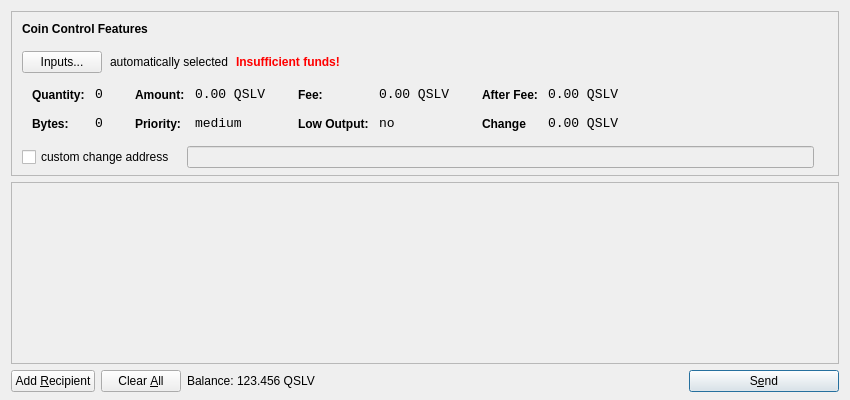
<?xml version="1.0" encoding="UTF-8"?>
<ui version="4.0">
 <class>SendCoinsDialog</class>
 <widget class="QDialog" name="SendCoinsDialog">
  <property name="geometry">
   <rect>
    <x>0</x>
    <y>0</y>
    <width>850</width>
    <height>400</height>
   </rect>
  </property>
  <property name="windowTitle">
   <string>Send Coins</string>
  </property>
  <layout class="QVBoxLayout" name="verticalLayout" stretch="0,1,0">
   <property name="bottomMargin">
    <number>8</number>
   </property>
   <item>
    <widget class="QFrame" name="frameCoinControl">
     <property name="sizePolicy">
      <sizepolicy hsizetype="Expanding" vsizetype="Expanding">
       <horstretch>0</horstretch>
       <verstretch>0</verstretch>
      </sizepolicy>
     </property>
     <property name="maximumSize">
      <size>
       <width>16777215</width>
       <height>16777215</height>
      </size>
     </property>
     <property name="frameShape">
      <enum>QFrame::StyledPanel</enum>
     </property>
     <property name="frameShadow">
      <enum>QFrame::Sunken</enum>
     </property>
     <layout class="QVBoxLayout" name="verticalLayoutCoinControl2">
      <property name="spacing">
       <number>-1</number>
      </property>
      <property name="leftMargin">
       <number>0</number>
      </property>
      <property name="topMargin">
       <number>0</number>
      </property>
      <property name="rightMargin">
       <number>0</number>
      </property>
      <property name="bottomMargin">
       <number>6</number>
      </property>
      <item>
       <layout class="QVBoxLayout" name="verticalLayoutCoinControl" stretch="0,0,0,0,1">
        <property name="spacing">
         <number>0</number>
        </property>
        <property name="leftMargin">
         <number>10</number>
        </property>
        <property name="topMargin">
         <number>10</number>
        </property>
        <item>
         <layout class="QHBoxLayout" name="horizontalLayoutCoinControl1">
          <property name="bottomMargin">
           <number>15</number>
          </property>
          <item>
           <widget class="QLabel" name="labelCoinControlFeatures">
            <property name="sizePolicy">
             <sizepolicy hsizetype="Preferred" vsizetype="Maximum">
              <horstretch>0</horstretch>
              <verstretch>0</verstretch>
             </sizepolicy>
            </property>
            <property name="font">
             <font>
              <weight>75</weight>
              <bold>true</bold>
             </font>
            </property>
            <property name="styleSheet">
             <string notr="true">font-weight:bold;</string>
            </property>
            <property name="text">
             <string>Coin Control Features</string>
            </property>
           </widget>
          </item>
         </layout>
        </item>
        <item>
         <layout class="QHBoxLayout" name="horizontalLayoutCoinControl2" stretch="0,0,0,0">
          <property name="spacing">
           <number>8</number>
          </property>
          <property name="bottomMargin">
           <number>10</number>
          </property>
          <item>
           <widget class="QPushButton" name="pushButtonCoinControl">
            <property name="styleSheet">
             <string notr="true"/>
            </property>
            <property name="text">
             <string>Inputs...</string>
            </property>
           </widget>
          </item>
          <item>
           <widget class="QLabel" name="labelCoinControlAutomaticallySelected">
            <property name="text">
             <string>automatically selected</string>
            </property>
            <property name="margin">
             <number>5</number>
            </property>
           </widget>
          </item>
          <item>
           <widget class="QLabel" name="labelCoinControlInsuffFunds">
            <property name="font">
             <font>
              <weight>75</weight>
              <bold>true</bold>
             </font>
            </property>
            <property name="styleSheet">
             <string notr="true">color:red;font-weight:bold;</string>
            </property>
            <property name="text">
             <string>Insufficient funds!</string>
            </property>
            <property name="margin">
             <number>5</number>
            </property>
           </widget>
          </item>
          <item>
           <spacer name="horizontalSpacerCoinControl">
            <property name="orientation">
             <enum>Qt::Horizontal</enum>
            </property>
            <property name="sizeHint" stdset="0">
             <size>
              <width>40</width>
              <height>1</height>
             </size>
            </property>
           </spacer>
          </item>
         </layout>
        </item>
        <item>
         <widget class="QWidget" name="widgetCoinControl" native="true">
          <property name="sizePolicy">
           <sizepolicy hsizetype="Preferred" vsizetype="Preferred">
            <horstretch>0</horstretch>
            <verstretch>0</verstretch>
           </sizepolicy>
          </property>
          <property name="minimumSize">
           <size>
            <width>0</width>
            <height>0</height>
           </size>
          </property>
          <property name="styleSheet">
           <string notr="true"/>
          </property>
          <layout class="QHBoxLayout" name="horizontalLayoutCoinControl5">
           <property name="margin">
            <number>0</number>
           </property>
           <item>
            <layout class="QHBoxLayout" name="horizontalLayoutCoinControl3" stretch="0,0,0,1">
             <property name="spacing">
              <number>20</number>
             </property>
             <property name="topMargin">
              <number>0</number>
             </property>
             <property name="bottomMargin">
              <number>10</number>
             </property>
             <item>
              <layout class="QFormLayout" name="formLayoutCoinControl1">
               <property name="horizontalSpacing">
                <number>10</number>
               </property>
               <property name="verticalSpacing">
                <number>14</number>
               </property>
               <property name="leftMargin">
                <number>10</number>
               </property>
               <property name="topMargin">
                <number>4</number>
               </property>
               <property name="rightMargin">
                <number>6</number>
               </property>
               <item row="0" column="0">
                <widget class="QLabel" name="labelCoinControlQuantityText">
                 <property name="styleSheet">
                  <string notr="true">font-weight:bold;</string>
                 </property>
                 <property name="text">
                  <string>Quantity:</string>
                 </property>
                 <property name="margin">
                  <number>0</number>
                 </property>
                </widget>
               </item>
               <item row="0" column="1">
                <widget class="QLabel" name="labelCoinControlQuantity">
                 <property name="font">
                  <font>
                   <family>Monospace</family>
                   <pointsize>10</pointsize>
                  </font>
                 </property>
                 <property name="cursor">
                  <cursorShape>IBeamCursor</cursorShape>
                 </property>
                 <property name="contextMenuPolicy">
                  <enum>Qt::ActionsContextMenu</enum>
                 </property>
                 <property name="text">
                  <string>0</string>
                 </property>
                 <property name="margin">
                  <number>0</number>
                 </property>
                 <property name="textInteractionFlags">
                  <set>Qt::LinksAccessibleByMouse|Qt::TextSelectableByKeyboard|Qt::TextSelectableByMouse</set>
                 </property>
                </widget>
               </item>
               <item row="1" column="0">
                <widget class="QLabel" name="labelCoinControlBytesText">
                 <property name="styleSheet">
                  <string notr="true">font-weight:bold;</string>
                 </property>
                 <property name="text">
                  <string>Bytes:</string>
                 </property>
                </widget>
               </item>
               <item row="1" column="1">
                <widget class="QLabel" name="labelCoinControlBytes">
                 <property name="font">
                  <font>
                   <family>Monospace</family>
                   <pointsize>10</pointsize>
                  </font>
                 </property>
                 <property name="cursor">
                  <cursorShape>IBeamCursor</cursorShape>
                 </property>
                 <property name="contextMenuPolicy">
                  <enum>Qt::ActionsContextMenu</enum>
                 </property>
                 <property name="text">
                  <string>0</string>
                 </property>
                 <property name="textInteractionFlags">
                  <set>Qt::LinksAccessibleByMouse|Qt::TextSelectableByKeyboard|Qt::TextSelectableByMouse</set>
                 </property>
                </widget>
               </item>
              </layout>
             </item>
             <item>
              <layout class="QFormLayout" name="formLayoutCoinControl2">
               <property name="horizontalSpacing">
                <number>10</number>
               </property>
               <property name="verticalSpacing">
                <number>14</number>
               </property>
               <property name="leftMargin">
                <number>6</number>
               </property>
               <property name="topMargin">
                <number>4</number>
               </property>
               <property name="rightMargin">
                <number>6</number>
               </property>
               <item row="0" column="0">
                <widget class="QLabel" name="labelCoinControlAmountText">
                 <property name="styleSheet">
                  <string notr="true">font-weight:bold;</string>
                 </property>
                 <property name="text">
                  <string>Amount:</string>
                 </property>
                 <property name="margin">
                  <number>0</number>
                 </property>
                </widget>
               </item>
               <item row="0" column="1">
                <widget class="QLabel" name="labelCoinControlAmount">
                 <property name="font">
                  <font>
                   <family>Monospace</family>
                   <pointsize>10</pointsize>
                  </font>
                 </property>
                 <property name="cursor">
                  <cursorShape>IBeamCursor</cursorShape>
                 </property>
                 <property name="contextMenuPolicy">
                  <enum>Qt::ActionsContextMenu</enum>
                 </property>
                 <property name="text">
                  <string>0.00 QSLV</string>
                 </property>
                 <property name="textInteractionFlags">
                  <set>Qt::LinksAccessibleByMouse|Qt::TextSelectableByKeyboard|Qt::TextSelectableByMouse</set>
                 </property>
                </widget>
               </item>
               <item row="1" column="0">
                <widget class="QLabel" name="labelCoinControlPriorityText">
                 <property name="styleSheet">
                  <string notr="true">font-weight:bold;</string>
                 </property>
                 <property name="text">
                  <string>Priority:</string>
                 </property>
                </widget>
               </item>
               <item row="1" column="1">
                <widget class="QLabel" name="labelCoinControlPriority">
                 <property name="font">
                  <font>
                   <family>Monospace</family>
                   <pointsize>10</pointsize>
                  </font>
                 </property>
                 <property name="cursor">
                  <cursorShape>IBeamCursor</cursorShape>
                 </property>
                 <property name="contextMenuPolicy">
                  <enum>Qt::ActionsContextMenu</enum>
                 </property>
                 <property name="text">
                  <string>medium</string>
                 </property>
                 <property name="textInteractionFlags">
                  <set>Qt::LinksAccessibleByMouse|Qt::TextSelectableByKeyboard|Qt::TextSelectableByMouse</set>
                 </property>
                </widget>
               </item>
              </layout>
             </item>
             <item>
              <layout class="QFormLayout" name="formLayoutCoinControl3">
               <property name="horizontalSpacing">
                <number>10</number>
               </property>
               <property name="verticalSpacing">
                <number>14</number>
               </property>
               <property name="leftMargin">
                <number>6</number>
               </property>
               <property name="topMargin">
                <number>4</number>
               </property>
               <property name="rightMargin">
                <number>6</number>
               </property>
               <item row="0" column="0">
                <widget class="QLabel" name="labelCoinControlFeeText">
                 <property name="styleSheet">
                  <string notr="true">font-weight:bold;</string>
                 </property>
                 <property name="text">
                  <string>Fee:</string>
                 </property>
                 <property name="margin">
                  <number>0</number>
                 </property>
                </widget>
               </item>
               <item row="0" column="1">
                <widget class="QLabel" name="labelCoinControlFee">
                 <property name="font">
                  <font>
                   <family>Monospace</family>
                   <pointsize>10</pointsize>
                  </font>
                 </property>
                 <property name="cursor">
                  <cursorShape>IBeamCursor</cursorShape>
                 </property>
                 <property name="contextMenuPolicy">
                  <enum>Qt::ActionsContextMenu</enum>
                 </property>
                 <property name="text">
                  <string>0.00 QSLV</string>
                 </property>
                 <property name="textInteractionFlags">
                  <set>Qt::LinksAccessibleByMouse|Qt::TextSelectableByKeyboard|Qt::TextSelectableByMouse</set>
                 </property>
                </widget>
               </item>
               <item row="1" column="0">
                <widget class="QLabel" name="labelCoinControlLowOutputText">
                 <property name="styleSheet">
                  <string notr="true">font-weight:bold;</string>
                 </property>
                 <property name="text">
                  <string>Low Output:</string>
                 </property>
                </widget>
               </item>
               <item row="1" column="1">
                <widget class="QLabel" name="labelCoinControlLowOutput">
                 <property name="font">
                  <font>
                   <family>Monospace</family>
                   <pointsize>10</pointsize>
                  </font>
                 </property>
                 <property name="cursor">
                  <cursorShape>IBeamCursor</cursorShape>
                 </property>
                 <property name="contextMenuPolicy">
                  <enum>Qt::ActionsContextMenu</enum>
                 </property>
                 <property name="text">
                  <string>no</string>
                 </property>
                 <property name="textInteractionFlags">
                  <set>Qt::LinksAccessibleByMouse|Qt::TextSelectableByKeyboard|Qt::TextSelectableByMouse</set>
                 </property>
                </widget>
               </item>
              </layout>
             </item>
             <item>
              <layout class="QFormLayout" name="formLayoutCoinControl4">
               <property name="horizontalSpacing">
                <number>10</number>
               </property>
               <property name="verticalSpacing">
                <number>14</number>
               </property>
               <property name="leftMargin">
                <number>6</number>
               </property>
               <property name="topMargin">
                <number>4</number>
               </property>
               <property name="rightMargin">
                <number>6</number>
               </property>
               <item row="0" column="0">
                <widget class="QLabel" name="labelCoinControlAfterFeeText">
                 <property name="styleSheet">
                  <string notr="true">font-weight:bold;</string>
                 </property>
                 <property name="text">
                  <string>After Fee:</string>
                 </property>
                 <property name="margin">
                  <number>0</number>
                 </property>
                </widget>
               </item>
               <item row="0" column="1">
                <widget class="QLabel" name="labelCoinControlAfterFee">
                 <property name="font">
                  <font>
                   <family>Monospace</family>
                   <pointsize>10</pointsize>
                  </font>
                 </property>
                 <property name="cursor">
                  <cursorShape>IBeamCursor</cursorShape>
                 </property>
                 <property name="contextMenuPolicy">
                  <enum>Qt::ActionsContextMenu</enum>
                 </property>
                 <property name="text">
                  <string>0.00 QSLV</string>
                 </property>
                 <property name="textInteractionFlags">
                  <set>Qt::LinksAccessibleByMouse|Qt::TextSelectableByKeyboard|Qt::TextSelectableByMouse</set>
                 </property>
                </widget>
               </item>
               <item row="1" column="0">
                <widget class="QLabel" name="labelCoinControlChangeText">
                 <property name="styleSheet">
                  <string notr="true">font-weight:bold;</string>
                 </property>
                 <property name="text">
                  <string>Change</string>
                 </property>
                </widget>
               </item>
               <item row="1" column="1">
                <widget class="QLabel" name="labelCoinControlChange">
                 <property name="font">
                  <font>
                   <family>Monospace</family>
                   <pointsize>10</pointsize>
                  </font>
                 </property>
                 <property name="cursor">
                  <cursorShape>IBeamCursor</cursorShape>
                 </property>
                 <property name="contextMenuPolicy">
                  <enum>Qt::ActionsContextMenu</enum>
                 </property>
                 <property name="text">
                  <string>0.00 QSLV</string>
                 </property>
                 <property name="textInteractionFlags">
                  <set>Qt::LinksAccessibleByMouse|Qt::TextSelectableByKeyboard|Qt::TextSelectableByMouse</set>
                 </property>
                </widget>
               </item>
              </layout>
             </item>
            </layout>
           </item>
          </layout>
         </widget>
        </item>
        <item>
         <layout class="QHBoxLayout" name="horizontalLayoutCoinControl4" stretch="0,0,0">
          <property name="spacing">
           <number>12</number>
          </property>
          <property name="sizeConstraint">
           <enum>QLayout::SetDefaultConstraint</enum>
          </property>
          <property name="topMargin">
           <number>5</number>
          </property>
          <property name="rightMargin">
           <number>5</number>
          </property>
          <item>
           <widget class="QCheckBox" name="checkBoxCoinControlChange">
            <property name="text">
             <string>custom change address</string>
            </property>
           </widget>
          </item>
          <item>
           <widget class="QLineEdit" name="lineEditCoinControlChange">
            <property name="enabled">
             <bool>false</bool>
            </property>
            <property name="sizePolicy">
             <sizepolicy hsizetype="Expanding" vsizetype="Fixed">
              <horstretch>0</horstretch>
              <verstretch>0</verstretch>
             </sizepolicy>
            </property>
           </widget>
          </item>
          <item>
           <widget class="QLabel" name="labelCoinControlChangeLabel">
            <property name="sizePolicy">
             <sizepolicy hsizetype="Preferred" vsizetype="Expanding">
              <horstretch>0</horstretch>
              <verstretch>0</verstretch>
             </sizepolicy>
            </property>
            <property name="minimumSize">
             <size>
              <width>0</width>
              <height>0</height>
             </size>
            </property>
            <property name="text">
             <string/>
            </property>
            <property name="margin">
             <number>3</number>
            </property>
           </widget>
          </item>
         </layout>
        </item>
        <item>
         <spacer name="verticalSpacerCoinControl">
          <property name="orientation">
           <enum>Qt::Vertical</enum>
          </property>
          <property name="sizeHint" stdset="0">
           <size>
            <width>800</width>
            <height>1</height>
           </size>
          </property>
         </spacer>
        </item>
       </layout>
      </item>
     </layout>
    </widget>
   </item>
   <item>
    <widget class="QScrollArea" name="scrollArea">
     <property name="widgetResizable">
      <bool>true</bool>
     </property>
     <widget class="QWidget" name="scrollAreaWidgetContents">
      <property name="geometry">
       <rect>
        <x>0</x>
        <y>0</y>
        <width>830</width>
        <height>165</height>
       </rect>
      </property>
      <layout class="QVBoxLayout" name="verticalLayout_2">
       <property name="margin">
        <number>0</number>
       </property>
       <item>
        <layout class="QVBoxLayout" name="entries">
         <property name="spacing">
          <number>6</number>
         </property>
        </layout>
       </item>
       <item>
        <spacer name="verticalSpacer">
         <property name="orientation">
          <enum>Qt::Vertical</enum>
         </property>
         <property name="sizeHint" stdset="0">
          <size>
           <width>20</width>
           <height>40</height>
          </size>
         </property>
        </spacer>
       </item>
      </layout>
     </widget>
    </widget>
   </item>
   <item>
    <layout class="QHBoxLayout" name="horizontalLayout">
     <item>
      <widget class="QPushButton" name="addButton">
       <property name="toolTip">
        <string>Send to multiple recipients at once</string>
       </property>
       <property name="text">
        <string>Add &amp;Recipient</string>
       </property>
       <property name="icon">
        <iconset resource="../bitcoin.qrc">
         <normaloff>:/icons/add</normaloff>:/icons/add</iconset>
       </property>
       <property name="autoDefault">
        <bool>false</bool>
       </property>
      </widget>
     </item>
     <item>
      <widget class="QPushButton" name="clearButton">
       <property name="sizePolicy">
        <sizepolicy hsizetype="Minimum" vsizetype="Fixed">
         <horstretch>0</horstretch>
         <verstretch>0</verstretch>
        </sizepolicy>
       </property>
       <property name="toolTip">
        <string>Remove all transaction fields</string>
       </property>
       <property name="text">
        <string>Clear &amp;All</string>
       </property>
       <property name="icon">
        <iconset resource="../bitcoin.qrc">
         <normaloff>:/icons/remove</normaloff>:/icons/remove</iconset>
       </property>
       <property name="autoRepeatDelay">
        <number>300</number>
       </property>
       <property name="autoDefault">
        <bool>false</bool>
       </property>
      </widget>
     </item>
     <item>
      <layout class="QHBoxLayout" name="horizontalLayout_2">
       <property name="spacing">
        <number>3</number>
       </property>
       <item>
        <widget class="QLabel" name="label">
         <property name="sizePolicy">
          <sizepolicy hsizetype="Preferred" vsizetype="Fixed">
           <horstretch>0</horstretch>
           <verstretch>0</verstretch>
          </sizepolicy>
         </property>
         <property name="text">
          <string>Balance:</string>
         </property>
        </widget>
       </item>
       <item>
        <widget class="QLabel" name="labelBalance">
         <property name="sizePolicy">
          <sizepolicy hsizetype="Preferred" vsizetype="Fixed">
           <horstretch>0</horstretch>
           <verstretch>0</verstretch>
          </sizepolicy>
         </property>
         <property name="cursor">
          <cursorShape>IBeamCursor</cursorShape>
         </property>
         <property name="text">
          <string>123.456 QSLV</string>
         </property>
         <property name="textInteractionFlags">
          <set>Qt::LinksAccessibleByMouse|Qt::TextSelectableByKeyboard|Qt::TextSelectableByMouse</set>
         </property>
        </widget>
       </item>
      </layout>
     </item>
     <item>
      <spacer name="horizontalSpacer">
       <property name="orientation">
        <enum>Qt::Horizontal</enum>
       </property>
       <property name="sizeHint" stdset="0">
        <size>
         <width>40</width>
         <height>20</height>
        </size>
       </property>
      </spacer>
     </item>
     <item>
      <widget class="QPushButton" name="sendButton">
       <property name="minimumSize">
        <size>
         <width>150</width>
         <height>0</height>
        </size>
       </property>
       <property name="toolTip">
        <string>Confirm the send action</string>
       </property>
       <property name="text">
        <string>S&amp;end</string>
       </property>
       <property name="icon">
        <iconset resource="../bitcoin.qrc">
         <normaloff>:/icons/send</normaloff>:/icons/send</iconset>
       </property>
       <property name="default">
        <bool>true</bool>
       </property>
      </widget>
     </item>
    </layout>
   </item>
  </layout>
 </widget>
 <resources>
  <include location="../bitcoin.qrc"/>
 </resources>
 <connections/>
</ui>
